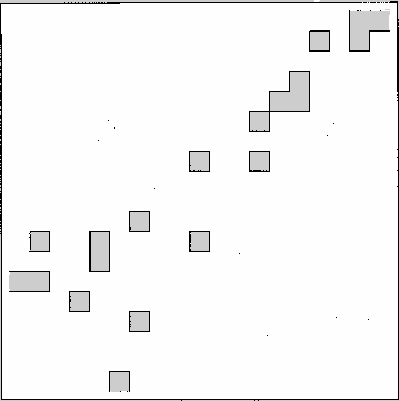
#> input picture src/meu_primeiro_pacote/meu_primeiro_pacote/my_map.pgm, 399 x 401 px
$ python RRT.py
#> lines starting #> are read from the running program, lines starting #| are printed output that depends on the picture; after the words box and inside, x2 and y2 are one past the last pixel; in counts of white or black regions, pixels touching at a corner belong together
import cv2
import numpy as np
from matplotlib import pyplot as plt
import math
from math import *
from matplotlib.colors import Normalize
import random

pgmf = open('src/meu_primeiro_pacote/meu_primeiro_pacote/my_map.pgm', 'rb')
matrix = plt.imread(pgmf)
#> matrix is the input picture: shape (401, 399); min 0, max 254, mean 246.1

matrix_copia = 1.0 * (matrix > 250)
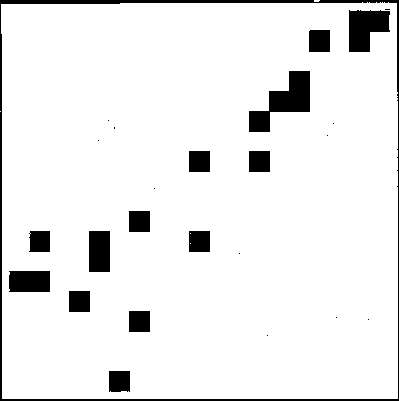
#> matrix_copia: shape (401, 399) float64; values 0 (black) and 1 (white), 92.5% white; 25 black regions (11 under 20 px), largest, box (x1, y1, x2, y2) and area: (0, 0, 399, 401) 3348, (249, 71, 310, 132) 1721, (349, 10, 390, 52) 1272

inicio = (300, 25)
final = (19, 298)

matrix_copia[final[0]][final[1]] = 0
matrix_copia[inicio[0]][inicio[1]] = 0

#algoritmo
f_crescimento = 10
arvore = [inicio]
caminho = []
pais =list()
filhos = list()
max_interacoes = 1000

def achando_no_proximo(arvore, ponto_aleatorio):
    menor_dist = math.dist((350,0), (0,350))
    no_mais_prox = 0
    for n in arvore:
        dist = math.dist(n, ponto_aleatorio)
        if dist < menor_dist:
            menor_dist = dist
            no_mais_prox = n
    return no_mais_prox

def gerando_novo_no(no_mais_prox, ponto_aleatorio, f_crescimento):
    vet_direcao = (ponto_aleatorio[0] - no_mais_prox[0], ponto_aleatorio[1] - no_mais_prox[1])
    modulo_vet = math.sqrt(vet_direcao[0]**2 + vet_direcao[1]**2)

    if modulo_vet < f_crescimento:
        return ponto_aleatorio

    fator = f_crescimento / modulo_vet
    novo_no = (int(no_mais_prox[0] + vet_direcao[0] * fator), int(no_mais_prox[1] + vet_direcao[1] * fator))

    return novo_no

for i in range(max_interacoes):
    ponto_aleatorio = (random.randint(0, 350), random.randint(0, 350))

    no_mais_proximo = achando_no_proximo(arvore, ponto_aleatorio)
    novo_no = gerando_novo_no(no_mais_proximo, ponto_aleatorio, f_crescimento)

    if matrix_copia[novo_no[0]][novo_no[1]] == 1.0:
        arvore.append(novo_no)
        caminho.append((no_mais_proximo, novo_no))
        pais.append(no_mais_proximo)
        filhos.append(novo_no)

        if math.dist(novo_no, final) < f_crescimento:
            print("chegou")
            break
#> after the loop, arvore = 561 pairs, first value 3 to 347, second value 4 to 340; caminho = 560 items; filhos = 560 pairs, first value 3 to 347, second value 4 to 340; pais = 560 pairs, first value 6 to 344, second value 8 to 337

matrix_copia = cv2.cvtColor(matrix.copy(), cv2.COLOR_GRAY2RGB)
#> matrix_copia: shape (401, 399, 3)


for (ponto1, ponto2) in caminho:
    cv2.line(matrix_copia, ponto1[::-1], ponto2[::-1], (0, 0, 255), 1)
#> this loop made 560 passes
#> (ponto1, ponto2) on passes 1 to 3: ((300, 25), (295, 33)), ((295, 33), (293, 42)), ((293, 42), (289, 51))
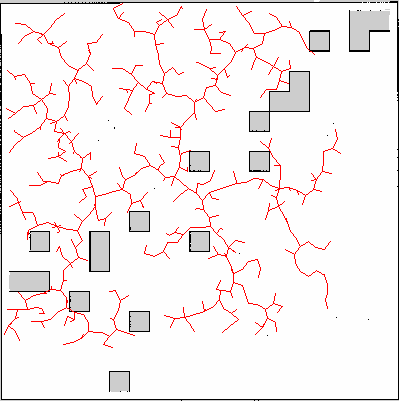
#> matrix_copia: shape (401, 399, 3); mean B, G, R 239.6, 239.6, 246.2

caminho_correto = []
filho = no_mais_proximo
#> filho = (27, 291)
pai = novo_no

while(1):
    ind = filhos.index(filho)
    pai = pais[ind]
    caminho_correto.append((pai, filho))
    filho = pai
    if(filho == inicio):
        break
#> this loop made 47 passes
#> (ind, filho) on passes 1 to 12: (257, (26, 282)), (251, (30, 273)), (247, (33, 264)), (212, (43, 262)), (144, (48, 253)), (128, (47, 244)), (125, (52, 235)), (116, (61, 231)), (102, (68, 224)), (92, (75, 217)), (90, (85, 215)), (89, (87, 206))
#> after the loop, caminho_correto = 47 items

for (ponto1, ponto2) in caminho_correto:
    cv2.line(matrix_copia, ponto1[::-1], ponto2[::-1], (255, 150, 0), 1)
#> this loop made 47 passes
#> (ponto1, ponto2) on passes 1 to 12: ((26, 282), (27, 291)), ((30, 273), (26, 282)), ((33, 264), (30, 273)), ((43, 262), (33, 264)), ((48, 253), (43, 262)), ((47, 244), (48, 253)), ((52, 235), (47, 244)), ((61, 231), (52, 235)), ((68, 224), (61, 231)), ((75, 217), (68, 224)), ((85, 215), (75, 217)), ((87, 206), (85, 215))
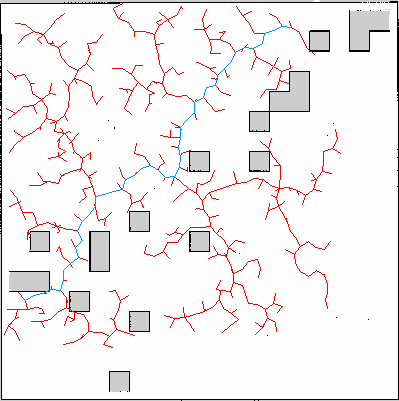
#> matrix_copia: shape (401, 399, 3); 0.26% of pixels changed, all inside (x1, y1, x2, y2) = (25, 26, 292, 301)

plt.imshow(matrix_copia)
plt.title('Caminho calculado usando RRT')
plt.show()
